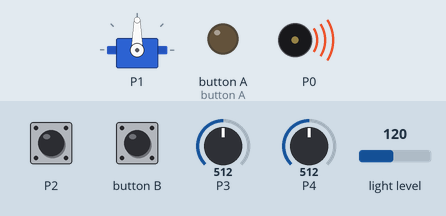
Bench run of a program on a simulated BBC micro:bit (MakeCode). On the bench: servo, output pins drawn as LEDs (lit = HIGH), buzzer (waves = sounding). The test bench sets the inputs (shaded band); at power-on: P4 = 512, P3 = 512, P2 LOW, light level 120 (analog values on the 0–1023 scale).

Above: at 1.2 s.
1.3 s: P4 set to 522
At 5.2 s:
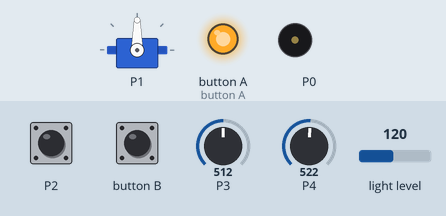
5.6 s: P3 set to 522
At 5.92 s:
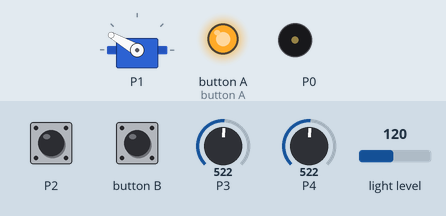
9.9 s: P2 pulled HIGH for 3 s
14.4 s: P4 set to 511
At 18.92 s:
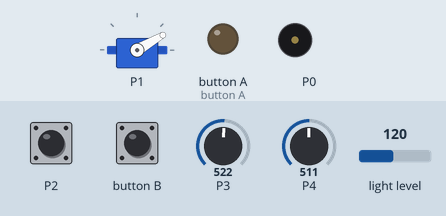
28.1 s: P4 set to 502
Timing chart, 0 to 33.4 s (numbered marks = the images above; inputs shaded):
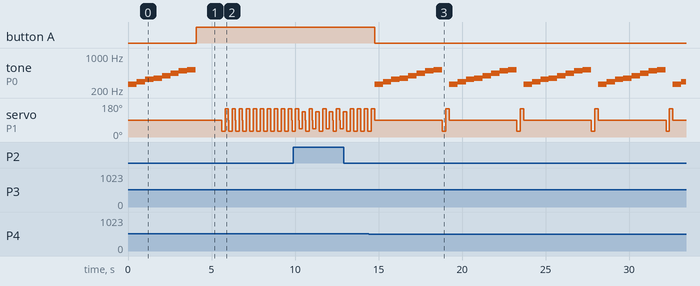

Measured:
- the behaviour switches between 512 and 513 on P4 (found by bisection; images 0 and 1)
- the behaviour switches between 512 and 513 on P3 (found by bisection; images 1 and 2)
- after the input at 1.3 s, button A: LOW → HIGH after 2.8 s; tone on P0: goes on until 4.1 s, then stays silent
- after the input at 5.6 s, servo on P1: 90° → 30° at once, then repeats every 0.42 s: 150° 0.20 s, 90° 0.02 s, 30° 0.20 s
- after the input at 14.4 s, button A: HIGH → LOW after 0.36 s; tone on P0: silent → 262 Hz after 0.36 s, then repeats every 4.5 s: 294 Hz 0.51 s, 330 Hz 0.51 s, 349 Hz 0.51 s, 392 Hz 0.51 s, 440 Hz 0.51 s, 494 Hz 0.51 s, 523 Hz 0.50 s, silent 0.43 s, 262 Hz 0.51 s

The program:

main.ts
```typescript
let servo_angle = 90
// Set initial servo position
pins.servoWritePin(AnalogPin.P1, servo_angle)
basic.forever(function () {
    // Close mouth when light is detected (environment light sensor)
    if (input.lightLevel() > 128) {
        servo_angle = 0
        pins.servoWritePin(AnalogPin.P1, servo_angle)
    } else {
        servo_angle = 90
        pins.servoWritePin(AnalogPin.P1, servo_angle)
    }
    // Shake head when light is detected (light sensor connected to P3)
    if (pins.analogReadPin(AnalogReadWritePin.P3) > 512) {
        // Shake head left
        pins.servoWritePin(AnalogPin.P1, 30)
        basic.pause(200)
        // Shake head right
        pins.servoWritePin(AnalogPin.P1, 150)
        basic.pause(200)
        // Return to initial position
        pins.servoWritePin(AnalogPin.P1, 90)
    }
    // Simulate battery charging (solar panel connected to P4)
    if (pins.analogReadPin(AnalogReadWritePin.P4) > 512) {
        // Simulate charging
        pins.digitalWritePin(DigitalPin.P5, 1)
    } else {
        pins.digitalWritePin(DigitalPin.P5, 0)
    }
    // Swing tail when pressure sensor is pressed (connected to P2)
    if (pins.digitalReadPin(DigitalPin.P2) == 1) {
        // Tail swings left
        pins.servoWritePin(AnalogPin.P1, 45)
        basic.pause(200)
        // Tail swings right
        pins.servoWritePin(AnalogPin.P1, 135)
        basic.pause(200)
        // Return to initial position
        pins.servoWritePin(AnalogPin.P1, 90)
    }
    // Button A plays melody
    if (input.buttonIsPressed(Button.A)) {
        music.playMelody("C D E F G A B C5 ", 120)
    }
    // Button B makes the dragon's eyes flash
    if (input.buttonIsPressed(Button.B)) {
        for (let index = 0; index < 5; index++) {
            // Eyes on
            pins.digitalWritePin(DigitalPin.P0, 1)
            basic.pause(100)
            // Eyes off
            pins.digitalWritePin(DigitalPin.P0, 0)
            basic.pause(100)
        }
    }
})
```

test.ts
```typescript
// 在此处测试；当此软件包作为插件使用时，将不会编译此软件包。
```
